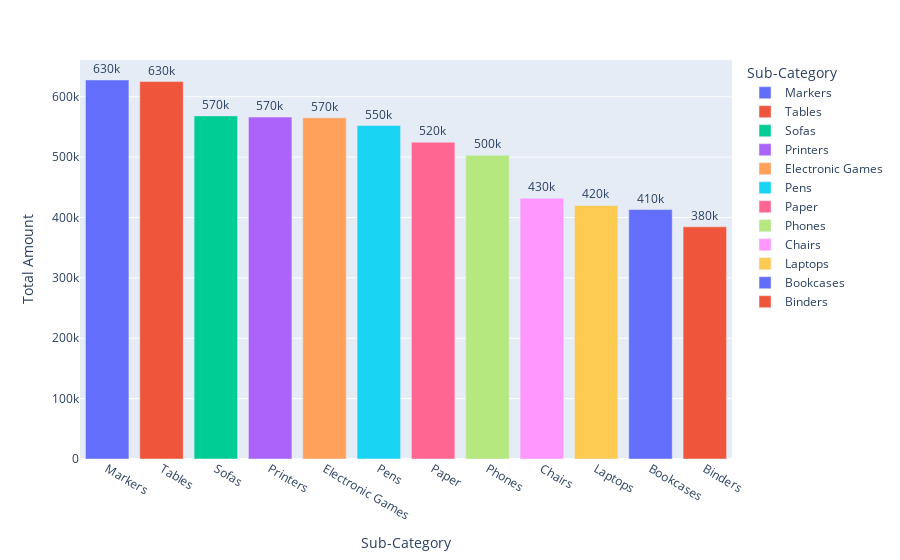

Write notebook code for a chart like this one.
### Code cell
sub_category_amounts = (
    df.groupby('Sub-Category')['Amount']
    .sum()
    .sort_values(ascending=False)
    .reset_index()
)


fig = px.bar(
    data_frame=sub_category_amounts,
    x='Sub-Category',
    y='Amount',
    color='Sub-Category',   
    text='Amount'       
)

fig.update_traces(texttemplate='%{text:.2s}', textposition='outside')  
fig.update_layout(yaxis_title="Total Amount", xaxis_title="Sub-Category")

fig.show()

### Figure 1 — Plotly figure (JSON) as saved in the notebook; plotly's stock layout.template omitted (floating-point values rounded to 4 significant figures)
{"data": [{"hovertemplate": "Sub-Category=%{x}<br>Amount=%{text}<extra></extra>", "legendgroup": "Markers", "marker": {"color": "#636efa", "pattern": {"shape": ""}}, "name": "Markers", "orientation": "v", "showlegend": true, "text": [627900.0], "textposition": "outside", "texttemplate": "%{text:.2s}", "type": "bar", "x": ["Markers"], "xaxis": "x", "y": [627875], "yaxis": "y"}, {"hovertemplate": "Sub-Category=%{x}<br>Amount=%{text}<extra></extra>", "legendgroup": "Tables", "marker": {"color": "#EF553B", "pattern": {"shape": ""}}, "name": "Tables", "orientation": "v", "showlegend": true, "text": [625200.0], "textposition": "outside", "texttemplate": "%{text:.2s}", "type": "bar", "x": ["Tables"], "xaxis": "x", "y": [625177], "yaxis": "y"}, {"hovertemplate": "Sub-Category=%{x}<br>Amount=%{text}<extra></extra>", "legendgroup": "Sofas", "marker": {"color": "#00cc96", "pattern": {"shape": ""}}, "name": "Sofas", "orientation": "v", "showlegend": true, "text": [568400.0], "textposition": "outside", "texttemplate": "%{text:.2s}", "type": "bar", "x": ["Sofas"], "xaxis": "x", "y": [568367], "yaxis": "y"}, {"hovertemplate": "Sub-Category=%{x}<br>Amount=%{text}<extra></extra>", "legendgroup": "Printers", "marker": {"color": "#ab63fa", "pattern": {"shape": ""}}, "name": "Printers", "orientation": "v", "showlegend": true, "text": [566400.0], "textposition": "outside", "texttemplate": "%{text:.2s}", "type": "bar", "x": ["Printers"], "xaxis": "x", "y": [566359], "yaxis": "y"}, {"hovertemplate": "Sub-Category=%{x}<br>Amount=%{text}<extra></extra>", "legendgroup": "Electronic Games", "marker": {"color": "#FFA15A", "pattern": {"shape": ""}}, "name": "Electronic Games", "orientation": "v", "showlegend": true, "text": [565100.0], "textposition": "outside", "texttemplate": "%{text:.2s}", "type": "bar", "x": ["Electronic Games"], "xaxis": "x", "y": [565092], "yaxis": "y"}, {"hovertemplate": "Sub-Category=%{x}<br>Amount=%{text}<extra></extra>", "legendgroup": "Pens", "marker": {"color": "#19d3f3", "pattern": {"shape": ""}}, "name": "Pens", "orientation": "v", "showlegend": true, "text": [552300.0], "textposition": "outside", "texttemplate": "%{text:.2s}", "type": "bar", "x": ["Pens"], "xaxis": "x", "y": [552269], "yaxis": "y"}, {"hovertemplate": "Sub-Category=%{x}<br>Amount=%{text}<extra></extra>", "legendgroup": "Paper", "marker": {"color": "#FF6692", "pattern": {"shape": ""}}, "name": "Paper", "orientation": "v", "showlegend": true, "text": [524800.0], "textposition": "outside", "texttemplate": "%{text:.2s}", "type": "bar", "x": ["Paper"], "xaxis": "x", "y": [524755], "yaxis": "y"}, {"hovertemplate": "Sub-Category=%{x}<br>Amount=%{text}<extra></extra>", "legendgroup": "Phones", "marker": {"color": "#B6E880", "pattern": {"shape": ""}}, "name": "Phones", "orientation": "v", "showlegend": true, "text": [503100.0], "textposition": "outside", "texttemplate": "%{text:.2s}", "type": "bar", "x": ["Phones"], "xaxis": "x", "y": [503055], "yaxis": "y"}, {"hovertemplate": "Sub-Category=%{x}<br>Amount=%{text}<extra></extra>", "legendgroup": "Chairs", "marker": {"color": "#FF97FF", "pattern": {"shape": ""}}, "name": "Chairs", "orientation": "v", "showlegend": true, "text": [432000.0], "textposition": "outside", "texttemplate": "%{text:.2s}", "type": "bar", "x": ["Chairs"], "xaxis": "x", "y": [431964], "yaxis": "y"}, {"hovertemplate": "Sub-Category=%{x}<br>Amount=%{text}<extra></extra>", "legendgroup": "Laptops", "marker": {"color": "#FECB52", "pattern": {"shape": ""}}, "name": "Laptops", "orientation": "v", "showlegend": true, "text": [420000.0], "textposition": "outside", "texttemplate": "%{text:.2s}", "type": "bar", "x": ["Laptops"], "xaxis": "x", "y": [419950], "yaxis": "y"}, {"hovertemplate": "Sub-Category=%{x}<br>Amount=%{text}<extra></extra>", "legendgroup": "Bookcases", "marker": {"color": "#636efa", "pattern": {"shape": ""}}, "name": "Bookcases", "orientation": "v", "showlegend": true, "text": [413200.0], "textposition": "outside", "texttemplate": "%{text:.2s}", "type": "bar", "x": ["Bookcases"], "xaxis": "x", "y": [413165], "yaxis": "y"}, {"hovertemplate": "Sub-Category=%{x}<br>Amount=%{text}<extra></extra>", "legendgroup": "Binders", "marker": {"color": "#EF553B", "pattern": {"shape": ""}}, "name": "Binders", "orientation": "v", "showlegend": true, "text": [384600.0], "textposition": "outside", "texttemplate": "%{text:.2s}", "type": "bar", "x": ["Binders"], "xaxis": "x", "y": [384611], "yaxis": "y"}], "layout": {"barmode": "relative", "legend": {"title": {"text": "Sub-Category"}, "tracegroupgap": 0}, "margin": {"t": 60}, "xaxis": {"anchor": "y", "categoryarray": ["Markers", "Tables", "Sofas", "Printers", "Electronic Games", "Pens", "Paper", "Phones", "Chairs", "Laptops", "Bookcases", "Binders"], "categoryorder": "array", "domain": [0, 1], "title": {"text": "Sub-Category"}}, "yaxis": {"anchor": "x", "domain": [0, 1], "title": {"text": "Total Amount"}}}}
